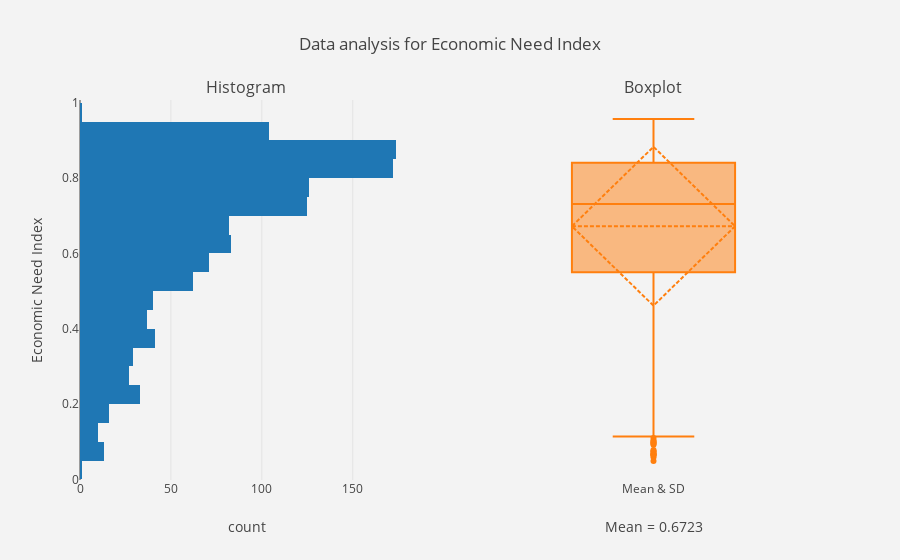

This figure's notebook cell:
### Code cell
sch_eni = data_chart(schl_df, 'Economic Need Index', 'value')
sch_eni.plot()

### Figure 1 — Plotly figure (JSON) as saved in the notebook; plotly's stock layout.template omitted (floating-point values rounded to 4 significant figures; data arrays with more than 128 entries replaced by an {"elided": "..."} marker saying what was removed)
{"data": [{"name": "Economic Need Index", "type": "histogram", "xaxis": "x1", "y": {"elided": "1272 float values"}, "yaxis": "y1"}, {"boxmean": "sd", "name": "Mean & SD", "type": "box", "xaxis": "x2", "y": {"elided": "1272 float values"}, "yaxis": "y1"}], "layout": {"annotations": [{"font": {"size": 16}, "showarrow": false, "text": "Histogram", "x": 0.225, "xanchor": "center", "xref": "paper", "y": 1, "yanchor": "bottom", "yref": "paper"}, {"font": {"size": 16}, "showarrow": false, "text": "Boxplot", "x": 0.775, "xanchor": "center", "xref": "paper", "y": 1, "yanchor": "bottom", "yref": "paper"}], "paper_bgcolor": "rgb(243, 243, 243)", "plot_bgcolor": "rgb(243, 243, 243)", "showlegend": false, "title": "Data analysis for Economic Need Index", "xaxis1": {"anchor": "y1", "domain": [0, 0.45], "title": "count"}, "xaxis2": {"anchor": "free", "domain": [0.55, 1], "position": 0, "title": "Mean = 0.6723"}, "yaxis": {"title": "Economic Need Index"}, "yaxis1": {"anchor": "x1", "domain": [0, 1]}}}
